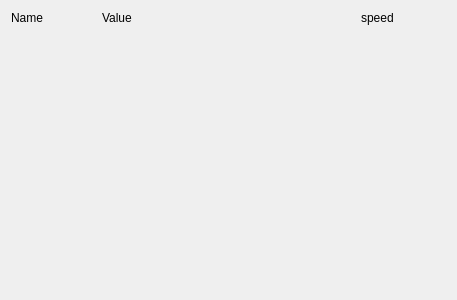
<?xml version="1.0" encoding="UTF-8"?>
<ui version="4.0">
 <class>vsCoordinatesWidget</class>
 <widget class="QWidget" name="vsCoordinatesWidget">
  <property name="geometry">
   <rect>
    <x>0</x>
    <y>0</y>
    <width>457</width>
    <height>300</height>
   </rect>
  </property>
  <property name="sizePolicy">
   <sizepolicy hsizetype="Fixed" vsizetype="Preferred">
    <horstretch>0</horstretch>
    <verstretch>0</verstretch>
   </sizepolicy>
  </property>
  <property name="windowTitle">
   <string>Form</string>
  </property>
  <layout class="QVBoxLayout" name="verticalLayout">
   <item>
    <layout class="QHBoxLayout" name="headerLayout">
     <item>
      <widget class="QLabel" name="label">
       <property name="sizePolicy">
        <sizepolicy hsizetype="Preferred" vsizetype="Preferred">
         <horstretch>1</horstretch>
         <verstretch>0</verstretch>
        </sizepolicy>
       </property>
       <property name="text">
        <string>Name</string>
       </property>
      </widget>
     </item>
     <item>
      <widget class="QLabel" name="label_2">
       <property name="sizePolicy">
        <sizepolicy hsizetype="Preferred" vsizetype="Preferred">
         <horstretch>3</horstretch>
         <verstretch>0</verstretch>
        </sizepolicy>
       </property>
       <property name="text">
        <string>Value</string>
       </property>
      </widget>
     </item>
     <item>
      <widget class="QLabel" name="label_3">
       <property name="sizePolicy">
        <sizepolicy hsizetype="Preferred" vsizetype="Preferred">
         <horstretch>1</horstretch>
         <verstretch>0</verstretch>
        </sizepolicy>
       </property>
       <property name="text">
        <string>speed</string>
       </property>
      </widget>
     </item>
    </layout>
   </item>
   <item>
    <layout class="QVBoxLayout" name="listLayout"/>
   </item>
   <item>
    <spacer name="verticalSpacer">
     <property name="orientation">
      <enum>Qt::Vertical</enum>
     </property>
     <property name="sizeHint" stdset="0">
      <size>
       <width>20</width>
       <height>40</height>
      </size>
     </property>
    </spacer>
   </item>
  </layout>
 </widget>
 <resources/>
 <connections/>
</ui>
